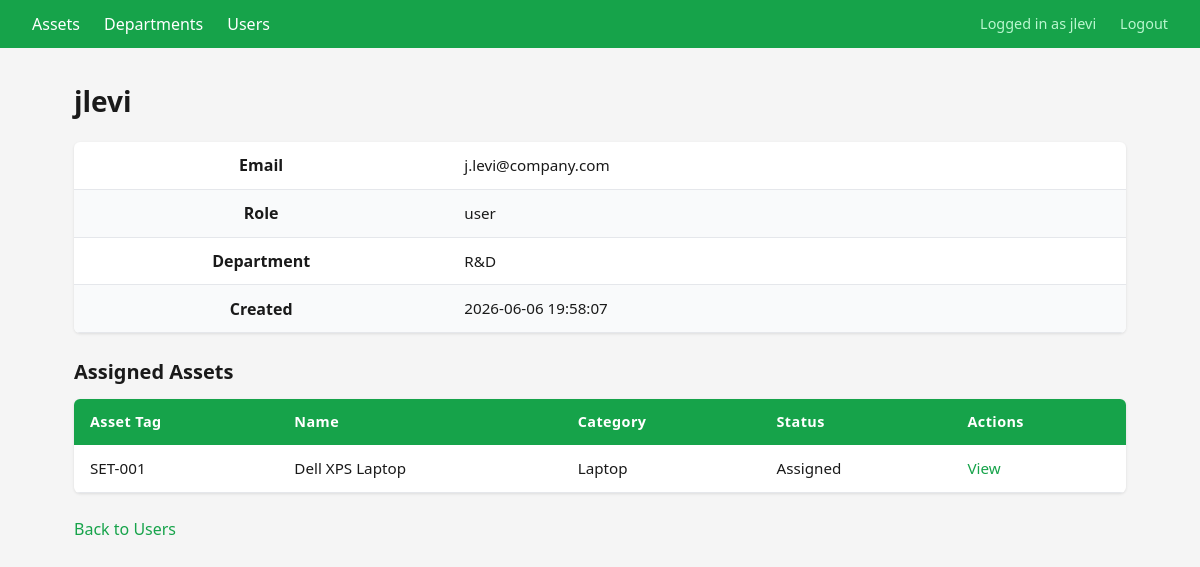
Page /users/2 (signed in) on the committed database.
### tables this page shows
CREATE TABLE users (
    user_id       INTEGER PRIMARY KEY AUTOINCREMENT,
    username      TEXT NOT NULL UNIQUE,
    email         TEXT NOT NULL UNIQUE,
    password      TEXT NOT NULL,
    role          TEXT NOT NULL DEFAULT 'user' CHECK (role IN ('admin', 'user')),
    department_id INTEGER,                              -- FK to departments.department_id
    created_at    DATETIME DEFAULT CURRENT_TIMESTAMP,

    FOREIGN KEY (department_id) REFERENCES departments(department_id)
        ON DELETE SET NULL  -- If department is deleted, user becomes unassigned
);

CREATE TABLE departments (
    department_id INTEGER PRIMARY KEY AUTOINCREMENT,
    name          TEXT NOT NULL UNIQUE,
    location      TEXT NOT NULL,
    created_at    DATETIME DEFAULT CURRENT_TIMESTAMP
);

CREATE TABLE assets (
    asset_id        INTEGER PRIMARY KEY AUTOINCREMENT,
    asset_tag       TEXT NOT NULL UNIQUE,
    name            TEXT NOT NULL,
    category        TEXT NOT NULL
                    CHECK(category IN (
                        'Laptop', 'Desktop', 'Monitor',
                        'Phone', 'Tablet', 'Printer',
                        'Networking', 'Other'
                    )),
    status          TEXT NOT NULL DEFAULT 'Available'
                    CHECK(status IN (
                        'Available', 'Assigned',
                        'Under Repair', 'Decommissioned'
                    )),
    assigned_to     INTEGER,                            -- FK to users.user_id
    purchase_date   DATE,
    warranty_expiry DATE,
    notes           TEXT,
    created_at      DATETIME DEFAULT CURRENT_TIMESTAMP,

    FOREIGN KEY (assigned_to) REFERENCES users(user_id)
        ON DELETE SET NULL  -- If user is deleted, asset becomes unassigned
);

### controllers/users.py (the view)
@users_bp.route('/<int:user_id>')
@login_required
def view(user_id):
    db = get_db_connection()
    user = db.execute('''
        SELECT users.*, departments.name AS department_name
        FROM users
        LEFT JOIN departments ON users.department_id = departments.department_id
        WHERE users.user_id = ?
    ''', (user_id,)).fetchone()
    if user is None:
        db.close()
        return 'User not found', 404
    assets = db.execute(
        'SELECT * FROM assets WHERE assigned_to = ? ORDER BY asset_tag', (user_id,)
    ).fetchall()
    db.close()
    return render_template('users/view.html', user=user, assets=assets)

### controllers/auth.py (called while the page is built)
def login_required(view):
    @functools.wraps(view)
    def wrapped_view(**kwargs):
        if 'user_id' not in session:
            return redirect(url_for('auth.login'))
        return view(**kwargs)
    return wrapped_view

### model.py (called while the page is built)
def get_db_connection():
    connection = sqlite3.connect(DATABASE)
    connection.row_factory = sqlite3.Row
    connection.execute("PRAGMA foreign_keys = ON")
    return connection

### templates/users/view.html (shortened to what this page needs)
{% extends 'standard.html' %}
{% block content %}
<h1>{{ user['username'] }}</h1>
<table>
    <tr>
        <th>Email</th>
        <td>{{ user['email'] }}</td>
    </tr>
    <tr>
        <th>Role</th>
        <td>{{ user['role'] }}</td>
    </tr>
    <tr>
        <th>Department</th>
        <td>{{ user['department_name'] or '—' }}</td>
    </tr>
    <tr>
        <th>Created</th>
        <td>{{ user['created_at'] }}</td>
    </tr>
</table>
<h2>Assigned Assets</h2>
{% if assets %}
<table>
    <thead>
        <tr>
            <th>Asset Tag</th>
            <th>Name</th>
            <th>Category</th>
            <th>Status</th>
            <th>Actions</th>
        </tr>
    </thead>
    <tbody>
        {% for asset in assets %}
        <tr>
            <td>{{ asset['asset_tag'] }}</td>
            <td>{{ asset['name'] }}</td>
            <td>{{ asset['category'] }}</td>
            <td>{{ asset['status'] }}</td>
            <td><a href="{{ url_for('assets.view', asset_id=asset['asset_id']) }}">View</a></td>
        </tr>
        {% endfor %}
    </tbody>
</table>
{% else %}
<p>No assets assigned to this user.</p>
{% endif %}
<a href="{{ url_for('users.index') }}">Back to Users</a>
{% endblock %}

### templates/standard.html (shortened to what this page needs)
<!DOCTYPE html>
<html lang="en">
<head>
    <link rel="stylesheet" href="{{ url_for('static', filename='style.css') }}">
</head>
<body>
    {% if session.get('user_id') %}
    <nav>
        <a href="{{ url_for('assets.index') }}">Assets</a>
        <a href="{{ url_for('departments.index') }}">Departments</a>
        <a href="{{ url_for('users.index') }}">Users</a>
        <span>Logged in as {{ session.get('username') }}</span>
        <a href="{{ url_for('auth.logout') }}">Logout</a>
    </nav>
    {% endif %}
    <main>
        {% block content %}{% endblock %}
    </main>
</body>
</html>

### static/style.css (style rules this page uses)
*, *::before, *::after { box-sizing: border-box; margin: 0; padding: 0; }
body { font-family: system-ui, -apple-system, sans-serif; font-size: 16px; line-height: 1.5; color: #1a1a1a; background-color: #f5f5f5; }
nav { background-color: #16a34a; padding: 0.75rem 2rem; display: flex; align-items: center; gap: 1.5rem; }
nav a { color: #ffffff; text-decoration: none; font-weight: 500; }
nav span { margin-left: auto; color: #bbf7d0; font-size: 0.9rem; }
nav span + a { color: #bbf7d0; font-size: 0.9rem; }
main { max-width: 1100px; margin: 2rem auto; padding: 0 1.5rem; }
h1 { font-size: 1.75rem; font-weight: 700; margin-bottom: 1.25rem; color: #1a1a1a; }
h2 { font-size: 1.25rem; font-weight: 600; margin: 1.5rem 0 0.75rem; color: #1a1a1a; }
table { width: 100%; border-collapse: collapse; background-color: #ffffff; border-radius: 6px; overflow: hidden; box-shadow: 0 1px 3px rgba(0, 0, 0, 0.1); margin-bottom: 1.5rem; }
thead { background-color: #16a34a; color: #ffffff; }
thead th { padding: 0.75rem 1rem; text-align: left; font-weight: 600; font-size: 0.9rem; letter-spacing: 0.03em; }
tbody tr { border-bottom: 1px solid #e5e7eb; }
tbody tr:nth-child(even) { background-color: #f9fafb; }
tbody td { padding: 0.75rem 1rem; font-size: 0.95rem; }
a { color: #16a34a; text-decoration: none; }
td a { margin-right: 0.5rem; font-weight: 500; }
main > a { display: inline-block; margin-bottom: 1rem; font-weight: 500; }

### rows in the picture
users: get "jlevi", username "jlevi", email "j.levi@company.com", role "user", created_at "2026-06-06 19:58:07"
departments: name "R&D"
assets: asset_tag "SET-001", name "Dell XPS Laptop", category "Laptop", status "Assigned"
